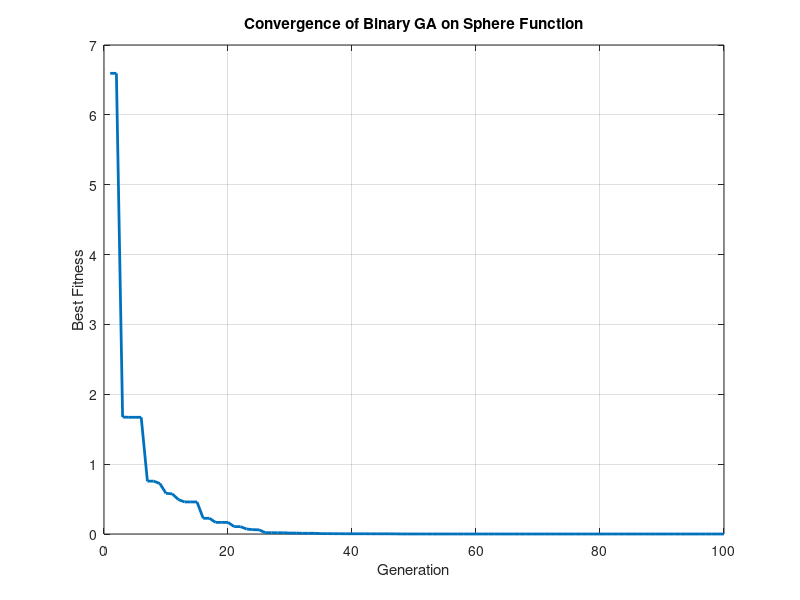

Recreate this plot in MATLAB.
function binaryGA_sphere()
    % Parameters
    nVars = 4;          % Number of variables
    popSize = 50;        % Population size
    maxGen = 100;        % Maximum generations
    pc = 0.8;           % Crossover probability
    pm = 0.01;          % Mutation probability per bit
    bitLength = 20;     % Bits per variable
    totalBits = nVars * bitLength; % Total bits in chromosome
    
    % Initialize population
    pop = randi([0 1], popSize, totalBits);
    
    % Store best fitness and solution
    bestFitness = inf;
    bestSolution = zeros(1, nVars);
    fitnessHistory = zeros(maxGen, 1);
    
    % Main GA loop
    for gen = 1:maxGen
        % Decode and evaluate fitness
        fitness = zeros(popSize, 1);
        solutions = zeros(popSize, nVars);
        
        for i = 1:popSize
            solutions(i,:) = decodeChromosome(pop(i,:), nVars, bitLength, -10, 10);
            fitness(i) = sphereFunction(solutions(i,:));
        end
        
        % Update best solution
        [minFit, idx] = min(fitness);
        if minFit < bestFitness
            bestFitness = minFit;
            bestSolution = solutions(idx,:);
        end
        fitnessHistory(gen) = bestFitness;
        
        % Selection (Tournament selection)
        selected = tournamentSelection(pop, fitness, popSize);
        
        % Crossover (Single-point crossover)
        offspring = crossover(selected, pc, popSize, totalBits);
        
        % Mutation (Bit-flip mutation)
        offspring = mutation(offspring, pm);
        
        % Elitism: Keep best individual
        [~, bestIdx] = min(fitness);
        offspring(1,:) = pop(bestIdx,:);
        
        % Update population
        pop = offspring;
        
        % Display progress
        if mod(gen, 10) == 0
            fprintf('Generation %d: Best fitness = %f\n', gen, bestFitness);
        end
    end
    
    % Results
    fprintf('\nOptimization completed:\n');
    fprintf('Best solution found: [%f, %f, %f, %f]\n', bestSolution);
    fprintf('Minimum function value: %f\n', bestFitness);
    
    % Plot fitness history
    figure;
    plot(1:maxGen, fitnessHistory, 'LineWidth', 2);
    xlabel('Generation');
    ylabel('Best Fitness');
    title('Convergence of Binary GA on Sphere Function');
    grid on;
end

% Decode binary chromosome to real values
function vars = decodeChromosome(chromosome, nVars, bitLength, minVal, maxVal)
    vars = zeros(1, nVars);
    for i = 1:nVars
        startBit = (i-1)*bitLength + 1;
        endBit = i*bitLength;
        gene = chromosome(startBit:endBit);
        
        % Convert binary to decimal
        dec = 0;
        for j = 1:bitLength
            dec = dec + gene(j) * 2^(bitLength-j);
        end
        
        % Map to [minVal, maxVal]
        vars(i) = minVal + (maxVal - minVal) * dec / (2^bitLength - 1);
    end
end

% Sphere function
function f = sphereFunction(x)
    f = sum(x.^2);
end

% Tournament selection
function selected = tournamentSelection(pop, fitness, popSize)
    selected = zeros(size(pop));
    tournamentSize = 2; % Tournament size
    
    for i = 1:popSize
        % Randomly select tournamentSize individuals
        contestants = randperm(popSize, tournamentSize);
        [~, bestIdx] = min(fitness(contestants));
        selected(i,:) = pop(contestants(bestIdx),:);
    end
end

% Single-point crossover
function offspring = crossover(parents, pc, popSize, totalBits)
    offspring = parents;
    
    for i = 1:2:popSize-1
        if rand < pc
            % Select crossover point
            cp = randi([1, totalBits-1]);
            
            % Perform crossover
            offspring(i,:) = [parents(i,1:cp), parents(i+1,cp+1:end)];
            offspring(i+1,:) = [parents(i+1,1:cp), parents(i,cp+1:end)];
        end
    end
end

% Bit-flip mutation
function offspring = mutation(offspring, pm)
    mask = rand(size(offspring)) < pm;
    offspring = mod(offspring + mask, 2);
end